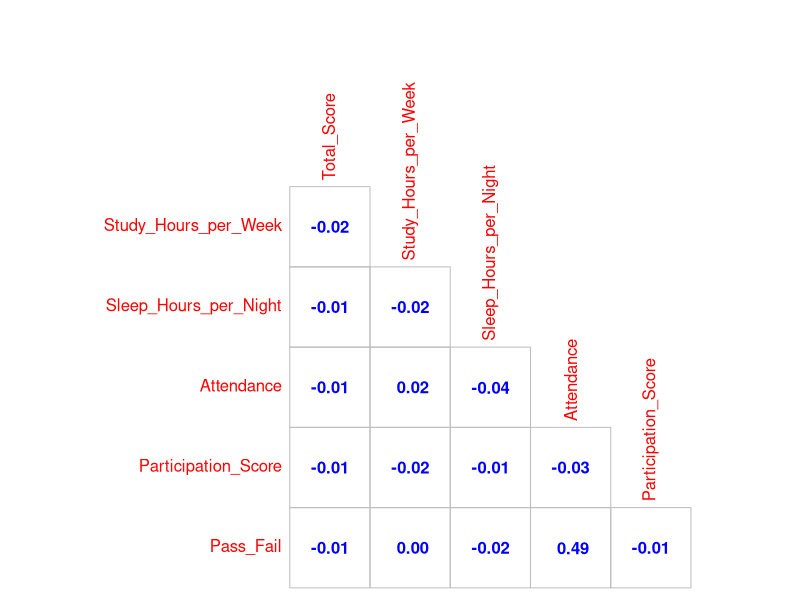
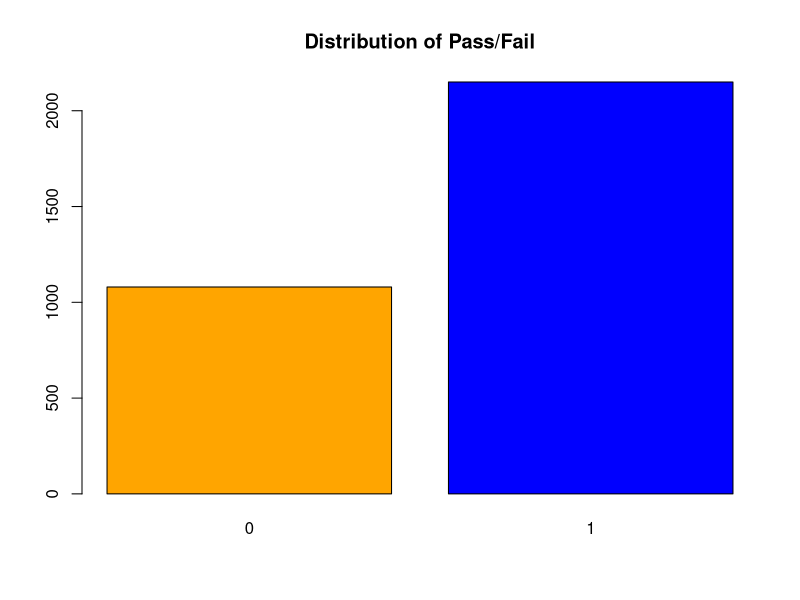
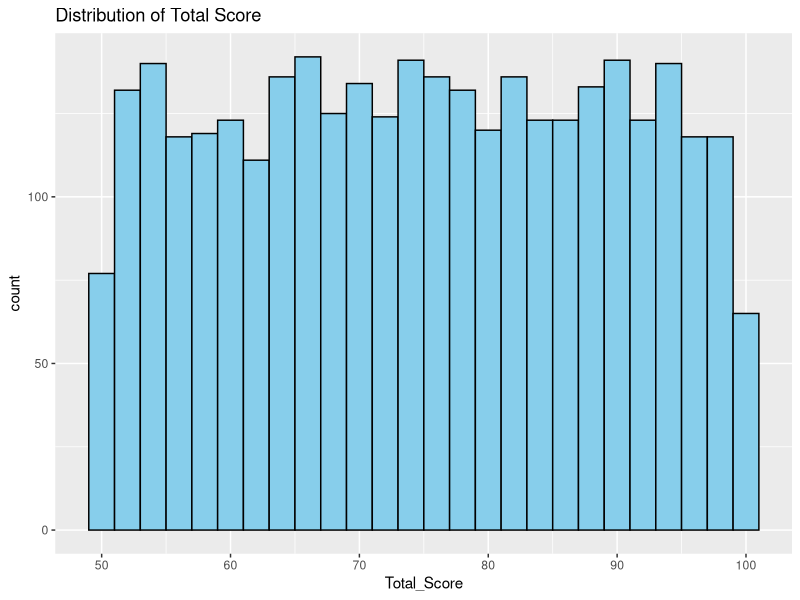
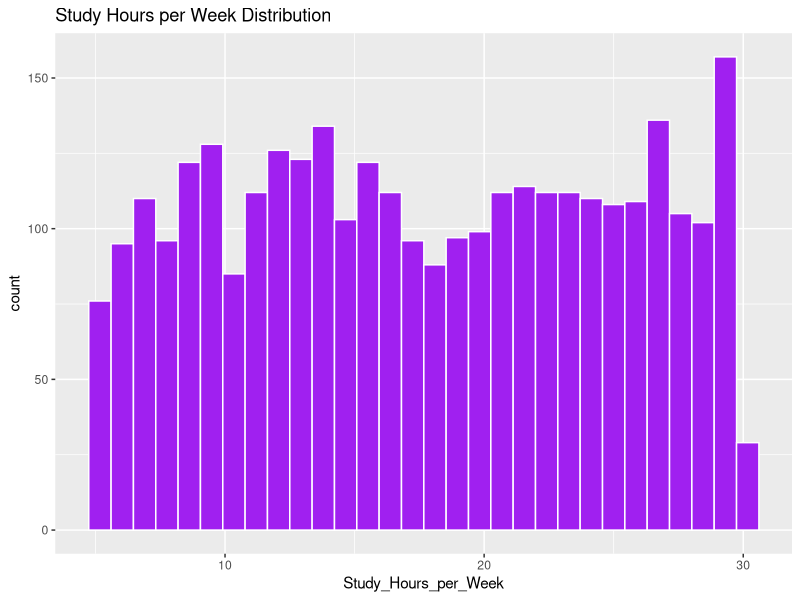
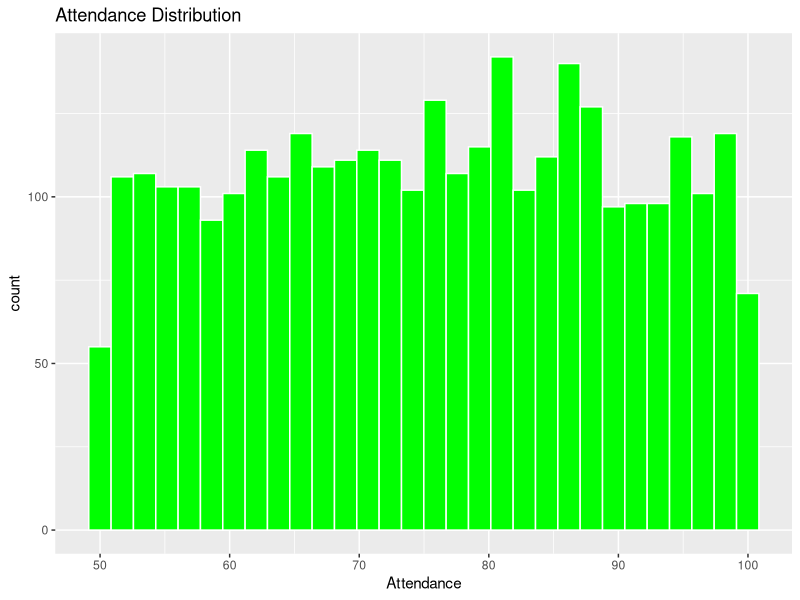
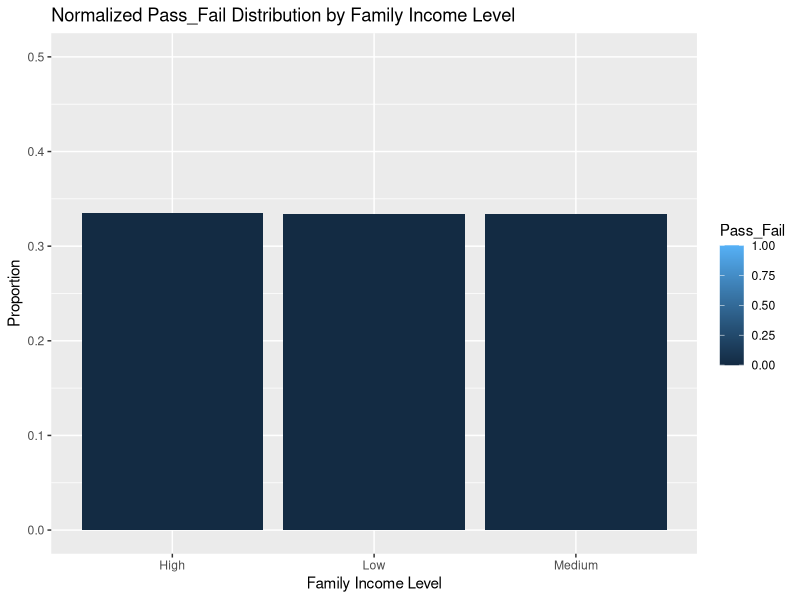
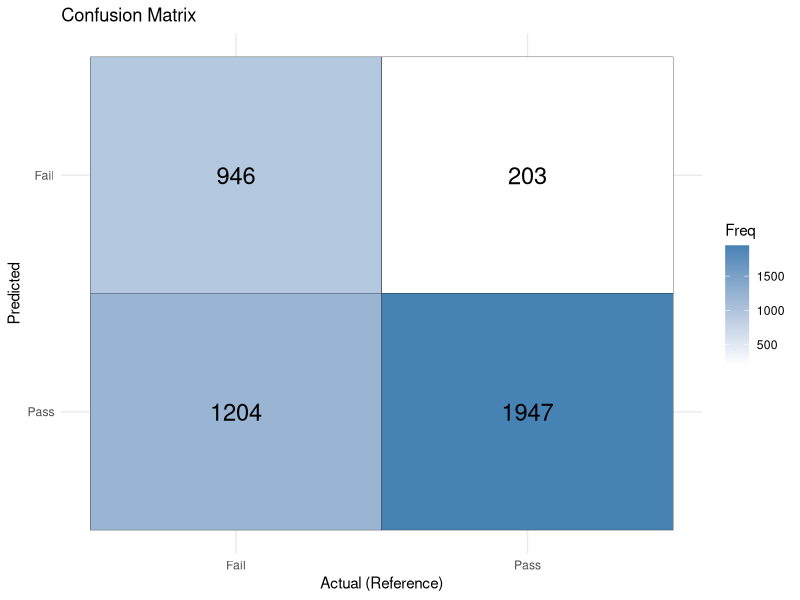
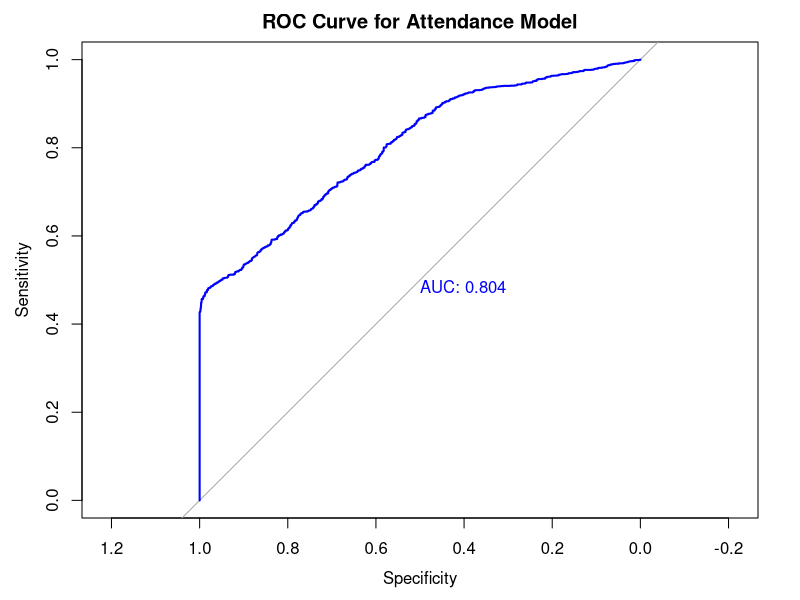

Recreate these plots in R, in order.
## ---- chunk 1
knitr::opts_chunk$set(echo = TRUE)
## ---- chunk 2
knitr::opts_chunk$set(echo = TRUE)
## ---- chunk 3
library(dplyr)
library(readr)
library(ggplot2)
library(tidyr)
library(caret)
library(pROC)
library(MASS)
library(rpart)
library(randomForest)
## ---- chunk 4
students <- read.csv("../data/Students_Grading_Dataset_Cleaned.csv")
## ---- chunk 5
colnames(students)
## ---- chunk 6
cor_mat <- cor(students[, c("Total_Score", "Study_Hours_per_Week", 
                         "Sleep_Hours_per_Night", 
                         "Attendance", "Participation_Score",
                         'Pass_Fail')])


corrplot::corrplot(cor_mat,
                   method="number",
                   col="blue",
                   type="lower",
                   cl.pos='n',
                   diag=FALSE)
## ---- chunk 7
str(students)
summary(students)
## ---- chunk 8
table(students$Pass_Fail)
barplot(table(students$Pass_Fail), col=c('orange','blue'), main = "Distribution of Pass/Fail")
## ---- chunk 9
ggplot(students, aes(x = Total_Score)) + 
  geom_histogram(binwidth = 2, fill = "skyblue", color = "black") +
  labs(title = "Distribution of Total Score")

ggplot(students, aes(x = Study_Hours_per_Week)) + 
  geom_histogram(fill = "purple", color = "white") +
  labs(title = "Study Hours per Week Distribution")

ggplot(students, aes(x = Attendance)) + 
  geom_histogram(fill = "green", color = "white") +
  labs(title = "Attendance Distribution")
## ---- chunk 10
students %>%
  count(Family_Income_Level, Pass_Fail) %>%
  group_by(Family_Income_Level) %>%
  mutate(Proportion = n / sum(n)) %>%
  ggplot(aes(x = Family_Income_Level, y = Proportion, fill = Pass_Fail)) +
  geom_bar(stat = "identity", position = "dodge") +
  labs(title = "Normalized Pass_Fail Distribution by Family Income Level",
       x = "Family Income Level", y = "Proportion") +
  ylim(0,0.5)
## ---- chunk 11
students$Total_Score <- as.numeric(students$Total_Score)
students$Study_Hours_per_Week <- as.numeric(students$Study_Hours_per_Week)
students$Sleep_Hours_per_Night <- as.numeric(students$Sleep_Hours_per_Night)
students$Stress_Level <- as.numeric(students$Stress_Level)
## ---- chunk 12
students$Pass_Fail <- factor(students$Pass_Fail, levels = c(0, 1), labels = c("Fail", "Pass"))
set.seed(123)  # for reproducibility
students <- upSample(x = students[, setdiff(names(students), "Pass_Fail")],
                               y = students$Pass_Fail,
                               yname = "Pass_Fail")

# Check class balance
table(students$Pass_Fail)
## ---- chunk 13
students$Pass_Fail <- ifelse(students$Pass_Fail == "Fail", 0, 1)
## ---- chunk 14
full_lin_reg_model <- lm(Total_Score ~ Attendance + Sleep_Hours_per_Night + Study_Hours_per_Week + Stress_Level, data = students)
summary(full_lin_reg_model)

lin_reg_stepwise_model <- stepAIC(full_lin_reg_model, direction = "both", trace = FALSE)

# View selected model summary
summary(lin_reg_stepwise_model)
## ---- chunk 15
full_logit_model <- glm(Pass_Fail ~ Attendance + Family_Income_Level + Extracurricular_Activities + Internet_Access_at_Home + Sleep_Hours_per_Night + Study_Hours_per_Week + Stress_Level,
                   data = students,
                   family = binomial)

# Stepwise selection
stepwise_logit_model <- stepAIC(full_logit_model, direction = "both")

summary(stepwise_logit_model)
## ---- chunk 16
final_logit_model <- glm(Pass_Fail ~ Attendance + Family_Income_Level, 
                   data = students)
## ---- chunk 17
summary(final_logit_model)
## ---- chunk 18
students$predictions <- predict(final_logit_model, type = "response")
## ---- chunk 19
students$predicted_class <- ifelse(students$predictions > 0.28, 1, 0)
students$predicted_class <- factor(students$predicted_class, levels = c(0, 1), labels = c("Fail", "Pass"))
## ---- chunk 20
students$Pass_Fail <- as.numeric(as.character(students$Pass_Fail))
students$Pass_Fail <- factor(students$Pass_Fail, levels = c(0, 1), labels = c("Fail", "Pass"))
## ---- chunk 21
table(students$predicted_class, useNA = "always")
table(students$Pass_Fail, useNA = "always")
## ---- chunk 22
# Now evaluate with confusion matrix
students$Pass_Fail <- factor(students$Pass_Fail, levels = c("Fail", "Pass"))
confusionMatrix(students$predicted_class, students$Pass_Fail, positive = "Pass")
## ---- chunk 23
conf_mat <- confusionMatrix(students$predicted_class, students$Pass_Fail, positive = "Pass")
conf_mat_df <- as.data.frame(conf_mat$table)
ggplot(data = conf_mat_df, aes(x = Reference, y = Prediction, fill = Freq)) +
  geom_tile(color = "black") +
  geom_text(aes(label = Freq), size = 6) +
  scale_fill_gradient(low = "white", high = "steelblue") +
  scale_y_discrete(limits = rev(levels(conf_mat_df$Prediction))) +
  theme_minimal() +
  labs(
    title = "Confusion Matrix",
    x = "Actual (Reference)",
    y = "Predicted"
  )
## ---- chunk 24
table(students$predicted_class, useNA = "always")
table(students$Pass_Fail, useNA = "always")
## ---- chunk 25
roc(students$Pass_Fail,
    main="ROC Curve for Attendance Model",
    predict(final_logit_model, type = "response"), 
    plot = TRUE, 
    print.auc = TRUE, 
    col = "blue", 
    lwd = 2)
## ---- chunk 26
# Building random forest model
set.seed(1)
rf_model <- randomForest(Pass_Fail ~ Attendance + Family_Income_Level + Extracurricular_Activities + Internet_Access_at_Home,
                         data = students,
                         ntree = 500,
                         mtry = 2,
                         importance = TRUE)

print(rf_model)
## ---- chunk 27
rf_predictions <- predict(rf_model, students, type = "class")

confusionMatrix(rf_predictions, students$Pass_Fail, positive = 'Pass')
## ---- chunk 28
tree_conf_mat <- confusionMatrix(rf_predictions, students$Pass_Fail, positive = 'Pass')
tree_conf_mat_df <- as.data.frame(tree_conf_mat$table)
ggplot(data = tree_conf_mat_df, aes(x = Reference, y = Prediction, fill = Freq)) +
  geom_tile(color = "black") +
  geom_text(aes(label = Freq), size = 6) +
  scale_fill_gradient(low = "white", high = "steelblue") +
  scale_y_discrete(limits = rev(levels(conf_mat_df$Prediction))) +
  theme_minimal() +
  labs(title = "Confusion Matrix", x = "Actual", y = "Predicted")
## ---- chunk 29
rf_probs <- predict(rf_model, students, type = "prob")[,2]

rf_roc <- roc(students$Pass_Fail, rf_probs)
plot(rf_roc,
     main="ROC Curve - Random Forest",
     print.auc = TRUE, 
     col = "blue", 
     lwd = 2)
auc(rf_roc)
## ---- chunk 30

importance(rf_model)

varImpPlot(rf_model, 
           main = "Variable Importance - Random Forest",
           col = "blue", 
           lwd = 2)
